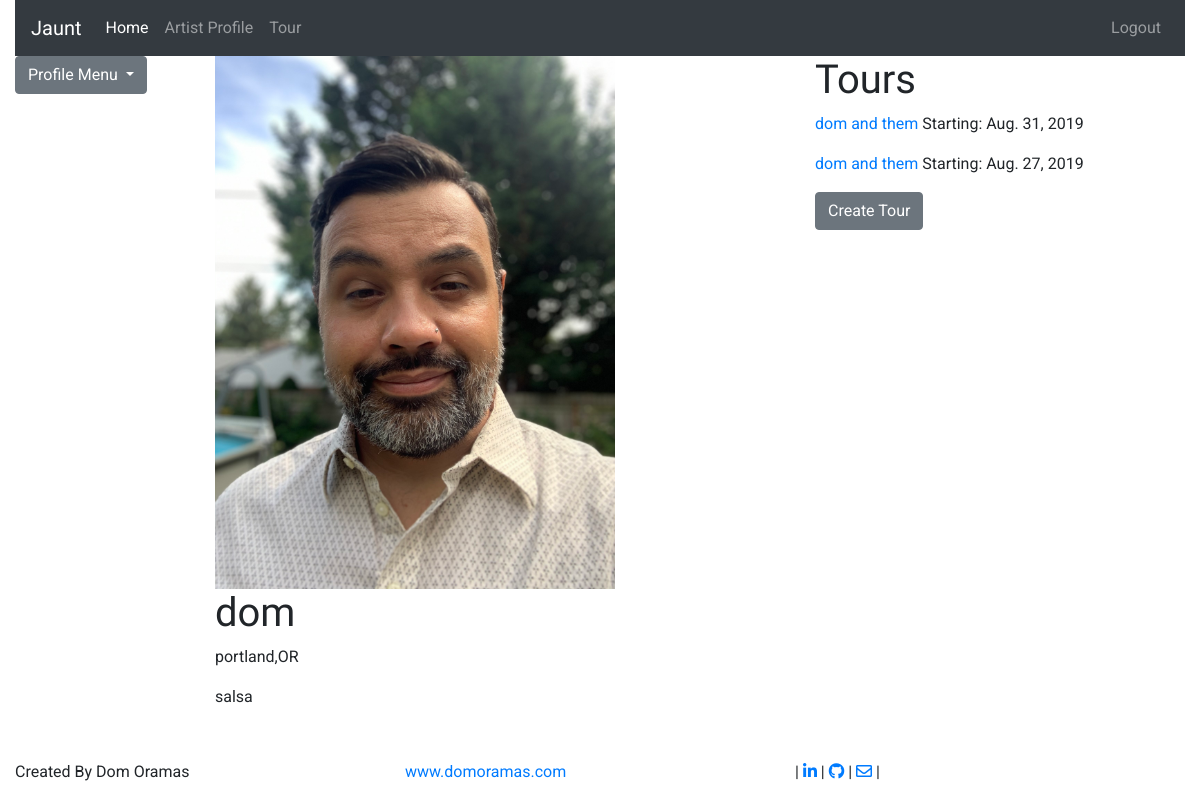
Page /artist_profile/10/ (signed in) on the committed database.
### artist_profile/models.py (models this page shows, shortened)
class ArtistImage(models.Model):
  artist = models.ForeignKey(ArtistProfile, on_delete=models.CASCADE)
  image = models.ImageField(upload_to='images/')

class ArtistProfile(models.Model):
  user = models.ForeignKey(CustomUser, on_delete=models.CASCADE)
  artist_name = models.CharField(max_length= 30)
  city = models.CharField(max_length= 50,null=True, blank=True)
  state = models.CharField(max_length= 2,null=True, blank=True)
  genre = models.CharField(max_length= 30)
  description = models.TextField(max_length= 800, null=True, blank=True)
  contact_first_name = models.CharField(max_length= 30)
  contact_last_name = models.CharField(max_length = 30)
  contact_phone = models.IntegerField(null=True, blank=True)
  contact_email = models.EmailField(null=True, blank=True)
  website =models.URLField(max_length= 200, null=True, blank=True)
  profile_pic= models.IntegerField(null=True, blank=True)
  instagram= models.CharField(max_length=100, null=True, blank=True)
  twitter= models.CharField(max_length=100, null=True, blank=True)
  facebook= models.CharField(max_length=100, null=True, blank=True)
  bandcamp= models.CharField(max_length=100, null=True, blank=True)

### tours/models.py (models this page shows, shortened)
class Tour(models.Model):
  artist = models.ForeignKey(ArtistProfile, on_delete=models.CASCADE)
  tour_name = models.CharField(max_length= 200)
  performers = models.CharField(max_length= 200)
  guarantee = models.IntegerField()
  door_split = models.BooleanField(default=False)
  hotel_needed = models.BooleanField(default= False)
  venue_size = models.CharField(max_length= 20)
  date_start = models.DateField()
  date_end = models.DateField()
  region = models.CharField(max_length= 20)
  tour_pic= models.IntegerField(null=True, blank=True)
  city_list= models.TextField()

### artist_profile/views.py (the view)
# urls.py: path('<int:pk>/', views.ArtistView.as_view(), name = 'artist_detail'),
class ArtistView(LoginRequiredMixin, DetailView):
  model = ArtistProfile
  template_name = "artist.html"
  def get_context_data(self, **kwargs):
    context = super().get_context_data(**kwargs)
    context['tours'] = Tour.objects.filter(artist__id =self.kwargs['pk'])
    if ArtistProfile.objects.get(pk= self.kwargs['pk']).profile_pic:
      profile_pic_id = ArtistProfile.objects.get(pk= self.kwargs['pk']).profile_pic
      context['profile_pic'] = ArtistImage.objects.get(pk= profile_pic_id)
    return context

### templates/artist.html (shortened to what this page needs)
{% extends 'base.html' %}
{% load crispy_forms_tags %}
{% block content %}
{% if user.is_authenticated %}
<div class = "row">
  <div class="col-2 bd-sidebar">
    <div class="dropdown">
      <a class="btn btn-secondary dropdown-toggle" href="#" role="button" id="dropdownMenuLink" data-toggle="dropdown" aria-haspopup="true" aria-expanded="false">
    Profile Menu
       </a>
    </div>
  </div>
  <div class="col-6 bd-content">
    {% if profile_pic %}
    <img src="{{ profile_pic.image.url}}" alt="{{ artistimage.artist_name}}" style="width: 400px">
  {% endif %}
    <h1 class="bd-title">{{artistprofile.artist_name}}</h1>
    <p class= "bd-lead">{{artistprofile.city}},{{artistprofile.state}}</p>
    <p class= "bd-lead">{{artistprofile.genre}}</p>
      {% else %}
        <p>You are not logged in</p>
        <a href="{% url 'login' %}">login</a> |
        <a href="{% url 'signup' %}">sign up</a>
      {% endif %}
  </div>
   <div class=" col-4 bd-content">
    <h1 class="bd-title">Tours</h1>
  {% if tours %}
    {% for tour in tours%}
    <p><a href= "{% url 'tours:tours_detail' tour.id%}" >{{tour.tour_name}}</a> Starting: {{tour.date_start}}</p>
    {% endfor %}
     {%endif%}
  <a type="button" class="btn btn-secondary" href="{% url 'tours:tours_new'  %}">Create Tour</a>
  </div>
</div>
{% endblock %}

### static/jaunt/css/base.css (style rules this page uses)
h1, h2, h3, h4, h5 { font-family: 'Changa One', cursive; }
p, a { font-family: 'Roboto', sans-serif; }
p { font-size: 12pt }

### rows in the picture
ArtistImage: image (picture)
ArtistProfile: artist_name "dom", city "portland", state "OR", genre "salsa"
Tour: tour_name "dom and them", date_start "Aug. 31, 2019"
Tour: tour_name "dom and them", date_start "Aug. 27, 2019"
